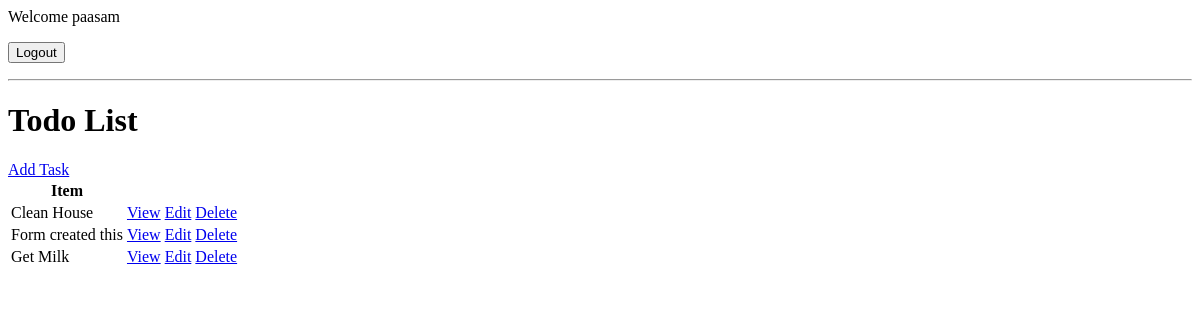
Before: / (signed in) with the older database file.
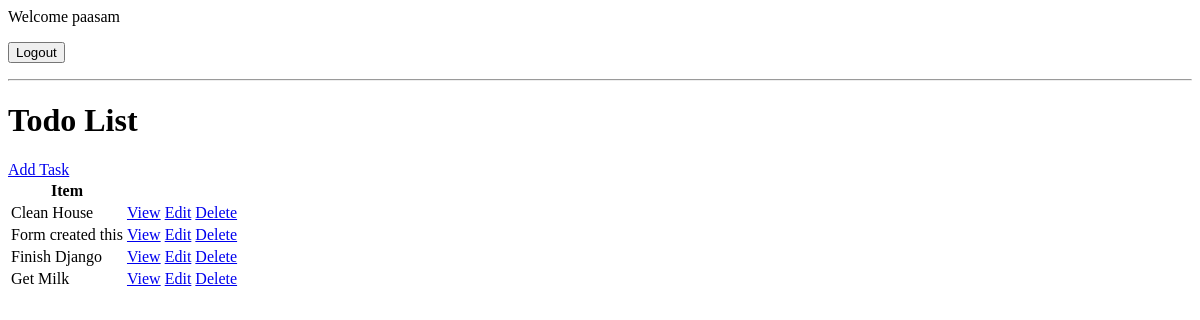
After: the same page with the newer database file.
### todo/models.py (models this page shows, shortened)
class Task(models.Model):
    user = models.ForeignKey(User, on_delete=models.CASCADE, null=True, blank=True)
    title = models.CharField(max_length=200,)
    description = models.TextField(null=True, blank=True)
    complete = models.BooleanField(default=False)
    create = models.DateTimeField(auto_now_add=True)
    class Meta:
        ordering = ['complete']

### todo/views.py (the view)
# urls.py: path('', Tasklist.as_view(), name='tasks'),
class Tasklist(LoginRequiredMixin,ListView):
    model = Task
    context_object_name = 'tasks' #this overides the default queryset name of 'object_list' to tasks
    def get_context_data(self, **kwargs):
        context = super().get_context_data(**kwargs)
        context['tasks'] = context['tasks'].filter(user=self.request.user) #This displays task created by a particular user
        context['count'] = context['tasks'].filter(complete=False).count() #This counts the tasks which are not completed
        return context

### todo/templates/todo/task_list.html (shortened to what this page needs)
{% if request.user.is_authenticated %}
<p> Welcome {{user.username}}</p>
<form method="POST" action="{% url 'logout' %}">
    <input type="submit" value="Logout">
</form>
{% else %}
<p>{{request.user}}</p>
<p>Please <a href="{% url 'login' %}">click here to login</a></p>
{% endif %}
<hr>
<h1>Todo List</h1>
<a href="{% url 'task-create' %}">Add Task</a>
<table>
    <tr>
        <th> Item </th>
    </tr>
    {% for task in tasks  %}
    <tr>
        <td>{{task.title}}</td>
        <td><a href="{% url 'task' task.id %}">View</a></td>
        <td><a href="{% url 'task-update' task.id %}">Edit</a></td>
        <td><a href="{% url 'task-delete' task.id %}">Delete</a></td>
    </tr>
    {% empty %}
    <h2>No items in list</h2>
    {% endfor %}
</table>

Changed rows visible on the page:
added Task: title "Finish Django"
